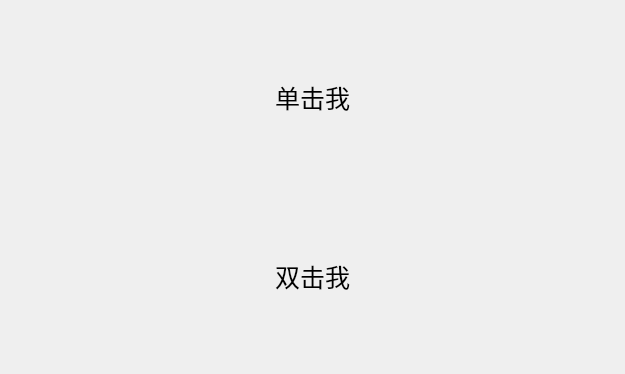
<?xml version="1.0" encoding="UTF-8"?>
<ui version="4.0">
 <class>Widget</class>
 <widget class="QWidget" name="Widget">
  <property name="geometry">
   <rect>
    <x>0</x>
    <y>0</y>
    <width>625</width>
    <height>374</height>
   </rect>
  </property>
  <property name="windowTitle">
   <string>Widget</string>
  </property>
  <layout class="QVBoxLayout" name="verticalLayout">
   <item>
    <widget class="QLabel" name="labelSingleClick">
     <property name="font">
      <font>
       <pointsize>19</pointsize>
      </font>
     </property>
     <property name="text">
      <string>单击我</string>
     </property>
     <property name="alignment">
      <set>Qt::AlignCenter</set>
     </property>
    </widget>
   </item>
   <item>
    <widget class="QLabel" name="labelDoubleClick">
     <property name="font">
      <font>
       <pointsize>19</pointsize>
      </font>
     </property>
     <property name="text">
      <string>双击我</string>
     </property>
     <property name="alignment">
      <set>Qt::AlignCenter</set>
     </property>
    </widget>
   </item>
  </layout>
 </widget>
 <resources/>
 <connections/>
</ui>
